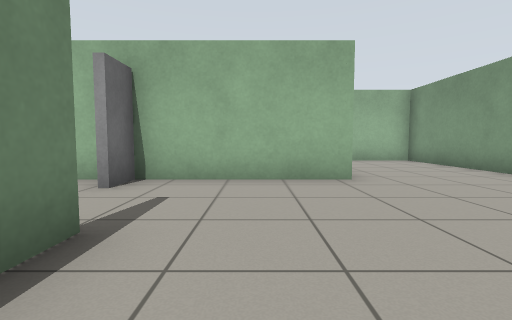
View 1 (above)

24 first-person views from a walk through a robot-simulator world made for Gazebo. The camera is 0.72 m above the floor, tilts 4° down and sees 85° across. The floor is counted in squares, 1 m on a side. Each view is taken from the middle of a square. On the plan, view 1 faces up. The plan holds only what a view shows up to about 10 squares ahead; the rest is blank. Robots are left out.

View 2
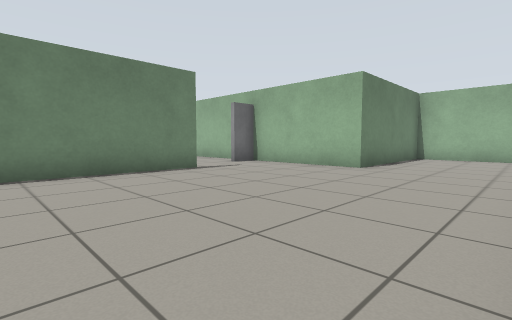

View 3
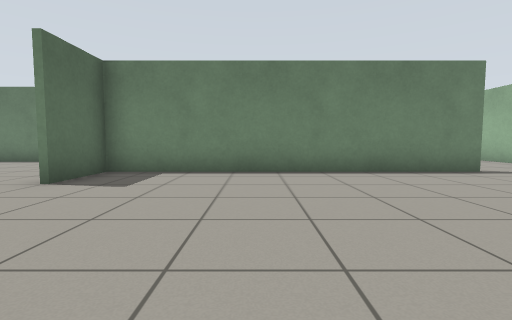

View 4
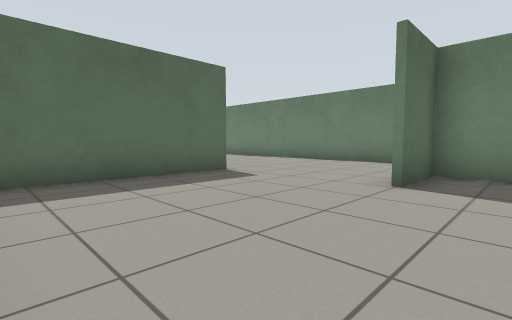

View 5
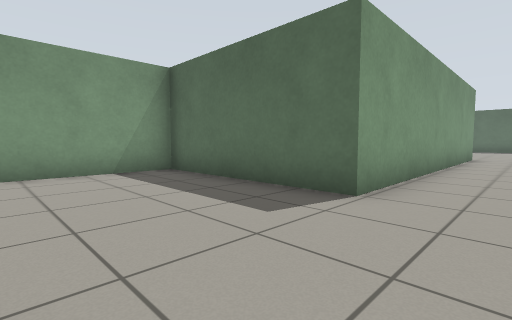

View 6
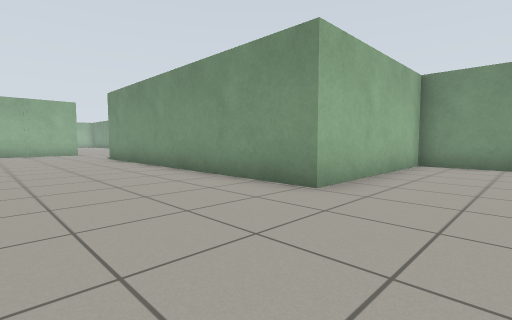

View 7
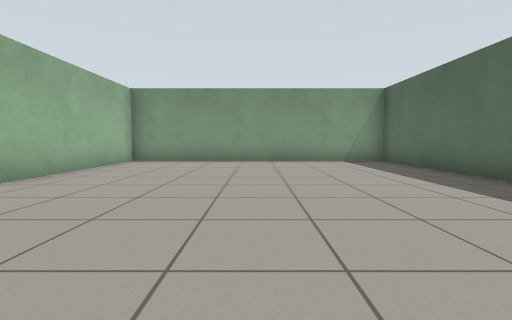

View 8
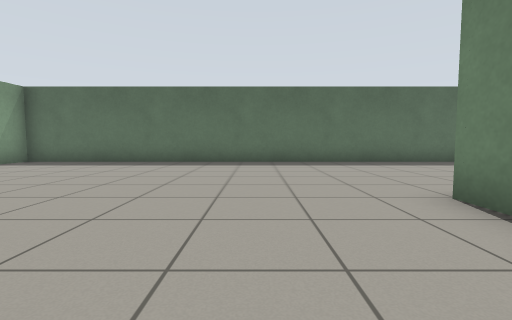

View 9
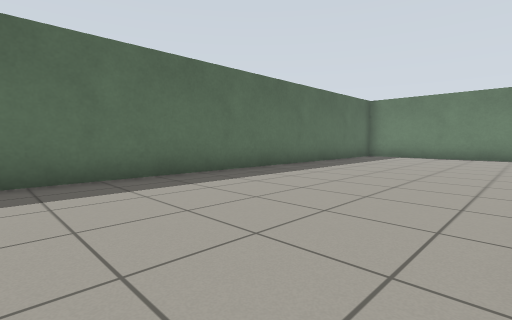

View 10
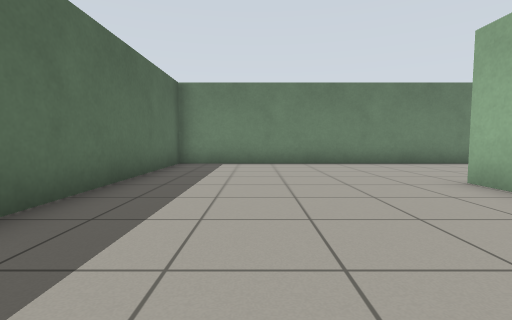

View 11
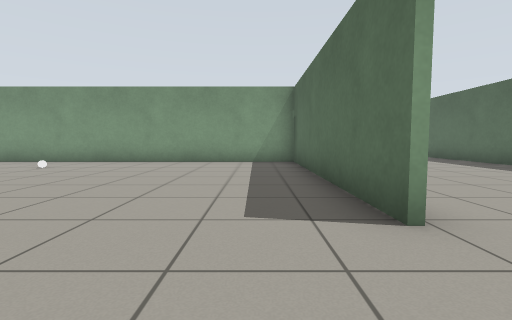

View 12
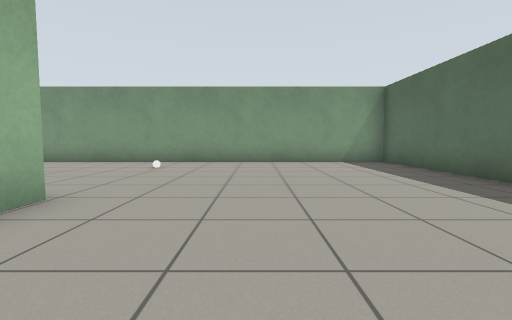

View 13
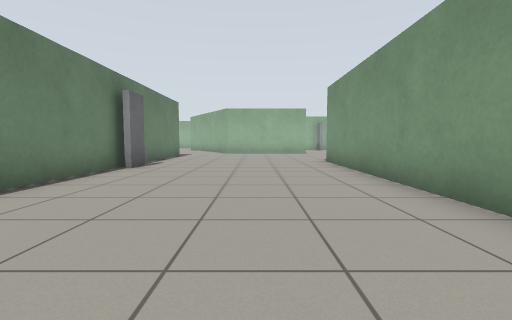

View 14
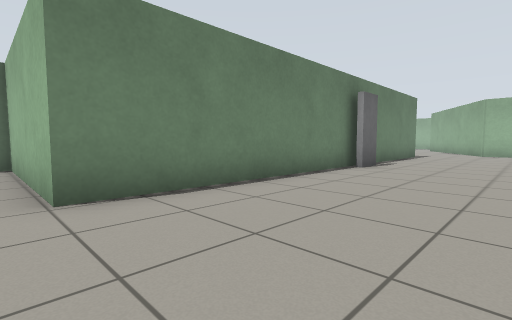

View 15
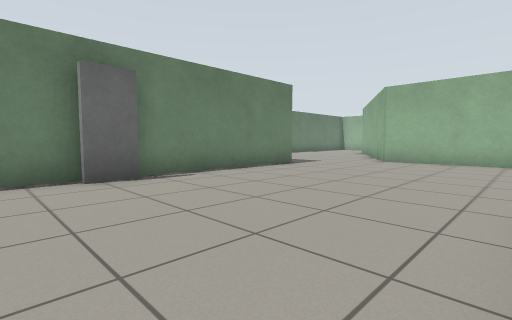

View 16
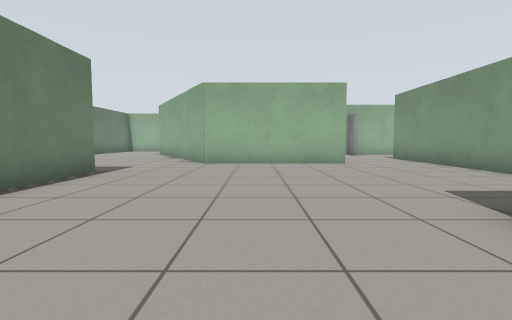

View 17
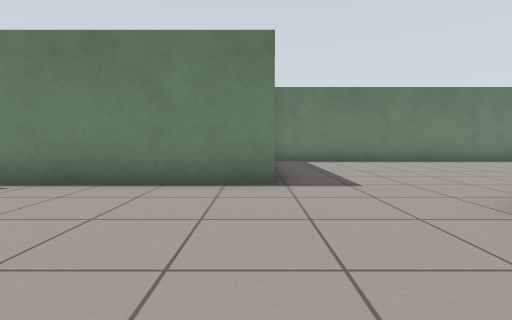

View 18
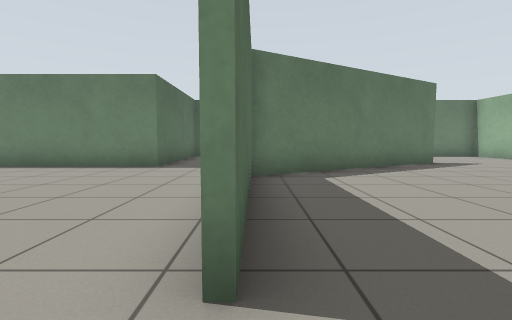

View 19
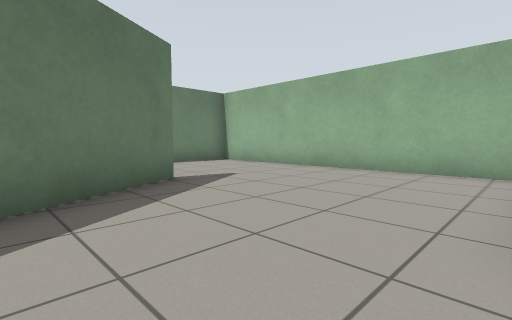

View 20
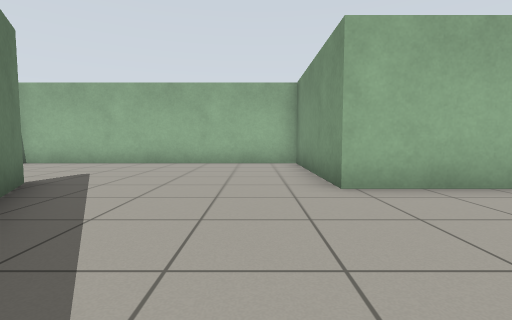

View 21
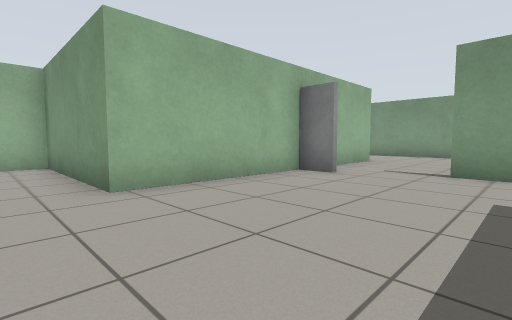

View 22
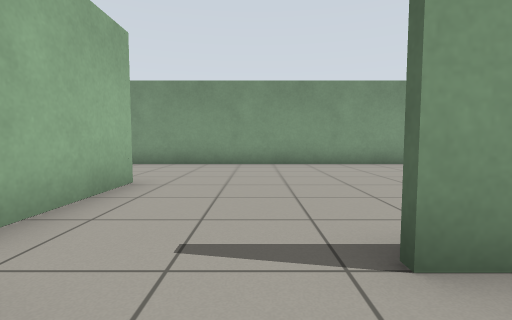

View 23
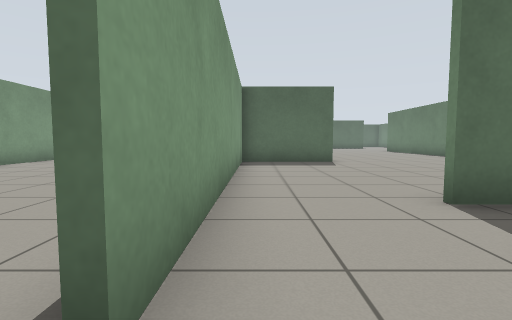

View 24
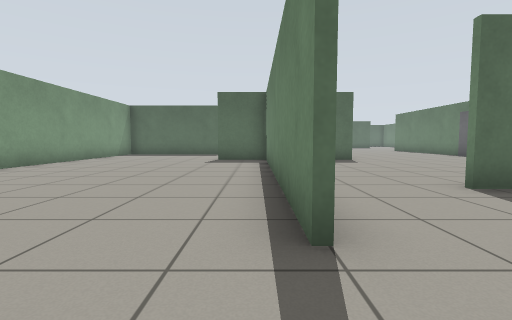

### Floor plan
Points are (right, up) in squares from view 1. A wall is a line through its corners. A room is listed if a view was taken in it or the views show most of it. See-through windows are left out.
Room 1 (views 1, 2, 3, 4, 5, 6, 7, 8, 9, 10, 11, 12, 13, 14, 15, 16, 17, 18, 19, 20, 21, 22, 23, 24)
walls: (-4.4, -8.1) (-4.4, -11.7); (-1.5, -6) (-1.5, 2.3); (-4.1, -0.2) (-8.7, -0.2) (-9.5, 1.1); (-8.3, -0.1) (-4.1, -0.1); (-13.1, -2.7) (-10.6, -2.7) (-10.6, -15.4) (-15.8, -15.4); (-4.4, -21.6) (-4.4, -22.5); (-1.4, 2.3) (-1.4, -6.5); (5.5, -1.5) (5.5, 10) (2.7, 10); (-10.9, -22.4) (-11.8, -22.4); (-11.8, -22.3) (-4.6, -22.3) (-4.6, -6.4) (0.5, -6.4); (-15.7, -19.2) (-15.7, -28.4) (5.7, -28.4) (5.7, -19.7) (0.6, -19.7) (0.6, -10.4) (5.5, -10.4) (5.5, -3); (-12, 5.8) (-8.6, -0.1); (-15.5, 5.8) (-15.5, -2.4); (1.8, 9.1) (1.8, 5.1) (-6.7, 5.1) (-6.7, 9.8) (-15.4, 9.8); (-15.5, 8.9) (-15.5, 7.5)
objects: door leaf (-10, -8); other object (-7, -15); door leaf (-2, 4) to (-2, 5)

Positions as (right, up) in squares from view 1, and headings:
1: (0, 0), facing up
2: (5, -2), facing up-left
3: (5, -3), facing left
4: (5, -5), facing down-left
5: (-1, -7), facing down-right
6: (-3, -22), facing up-right
7: (-4, -24), facing right
8: (-2, -19), facing down
9: (-3, -23), facing down-left
10: (-7, -26), facing left
11: (-14, -21), facing right
12: (-14, -18), facing right
13: (-7, -16), facing up
14: (-7, -16), facing up-left
15: (-5, -10), facing up-left
16: (-7, -9), facing up
17: (-6, -3), facing left
18: (-3, 0), facing left
19: (-7, 3), facing up-left
20: (-8, 1), facing up
21: (-8, 1), facing up-right
22: (-3, 3), facing right
23: (-2, 3), facing down
24: (-1, 4), facing down
